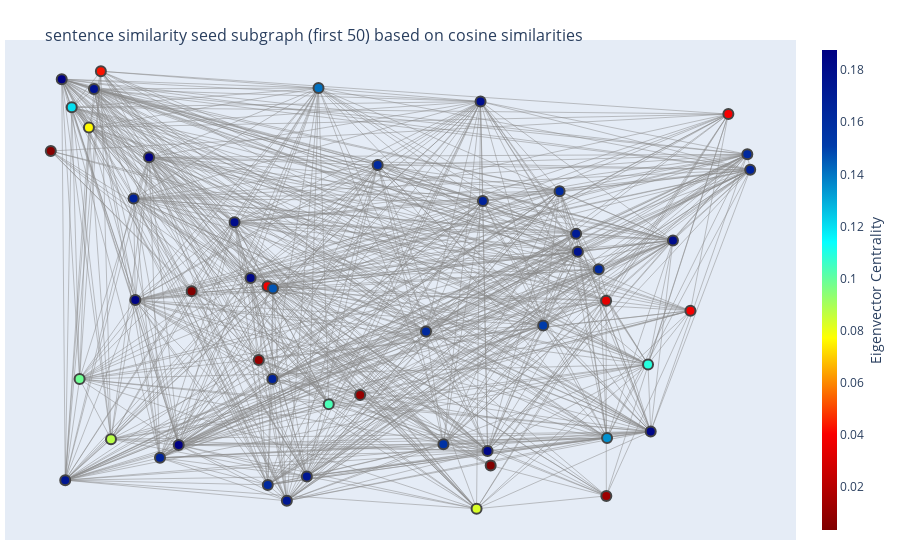

The cell this chart's notebook holds for it:
### Code cell
import json
import networkx as nx
import random
import plotly.graph_objects as go

RANDOM_SEED = 42
random.seed(RANDOM_SEED)

graph = nx.Graph()

f = json.load(open('run_1_gpt2_medium_graph_rl_input_graph.json'))
graph.add_nodes_from(f['nodes'])
graph.add_edges_from(f['edges'])

removed_nodes = [i for i in range(50, len(graph.nodes()))]
graph.remove_nodes_from(removed_nodes)

pos = nx.random_layout(graph, seed=RANDOM_SEED)
for n, p in pos.items():
    graph.nodes[n]['pos'] = p

node_x = []
node_y = []
for node in graph.nodes():
    x, y = graph.nodes[node]['pos']
    node_x.append(x)
    node_y.append(y)

edge_x = []
edge_y = []
for edge in graph.edges():
    x0, y0 = graph.nodes[edge[0]]['pos']
    x1, y1 = graph.nodes[edge[1]]['pos']
    edge_x.append(x0)
    edge_x.append(x1)
    edge_x.append(None)
    edge_y.append(y0)
    edge_y.append(y1)
    edge_y.append(None)

edge_trace = go.Scatter(
    x=edge_x, y=edge_y,
    line=dict(width=0.5, color='#888'),
    hoverinfo='none',
    mode='lines')

node_trace = go.Scatter(
    x=node_x, y=node_y,
    mode='markers',
    hoverinfo='text',
    marker=dict(
        showscale=True,
        colorscale='Jet',
        reversescale=True,
        color=[],
        size=10,
        colorbar=dict(
            thickness=15,
            title='Eigenvector Centrality',
            xanchor='left',
            titleside='right'
        ),
        line_width=2))

centrality = nx.eigenvector_centrality(graph)
node_centralities = [centrality[node] for node in centrality]
node_text = [graph.nodes[node]["sentences"] for node in graph.nodes()]

node_trace.marker.color = node_centralities
node_trace.text = node_text

fig = go.Figure(data=[edge_trace, node_trace],
             layout=go.Layout(
                title='<br>sentence similarity seed subgraph (first 50) based on cosine similarities',
                titlefont_size=16,
                showlegend=False,
                hovermode='closest',
                margin=dict(b=20,l=5,r=5,t=40),
                xaxis=dict(showgrid=False, zeroline=False, showticklabels=False),
                yaxis=dict(showgrid=False, zeroline=False, showticklabels=False))
                )

                
fig.show()
fig.write_html("graph_gpt2.html")

### Figure 1 — Plotly figure (JSON) as saved in the notebook; plotly's stock layout.template omitted (floating-point values rounded to 4 significant figures; data arrays with more than 128 entries replaced by an {"elided": "..."} marker saying what was removed)
{"data": [{"hoverinfo": "none", "line": {"color": "#888", "width": 0.5}, "mode": "lines", "type": "scatter", "x": {"elided": "2193 float values"}, "y": {"elided": "2193 float values"}}, {"hoverinfo": "text", "marker": {"color": [0.1409, 0.1769, 0.1668, 0.07655, 0.1668, 0.1877, 0.1835, 0.1877, 0.03871, 0.009846, 0.003588, 0.009846, 0.1625, 0.003588, 0.08286, 0.1828, 0.1771, 0.1625, 0.1625, 0.1516, 0.1853, 0.1199, 0.1803, 0.1461, 0.1571, 0.1668, 0.03907, 0.179, 0.0875, 0.09848, 0.1038, 0.1093, 0.1835, 0.1877, 0.04304, 0.1348, 0.004783, 0.1625, 0.0122, 0.1737, 0.1801, 0.1739, 0.1668, 0.1705, 0.03885, 0.1668, 0.1625, 0.03371, 0.1625, 0.1745], "colorbar": {"thickness": 15, "title": {"side": "right", "text": "Eigenvector Centrality"}, "xanchor": "left"}, "colorscale": [[0, "rgb(0,0,131)"], [0.2, "rgb(0,60,170)"], [0.4, "rgb(5,255,255)"], [0.6, "rgb(255,255,0)"], [0.8, "rgb(250,0,0)"], [1, "rgb(128,0,0)"]], "line": {"width": 2}, "reversescale": true, "showscale": true, "size": 10}, "mode": "markers", "text": ["microsoft worst softwares", "does president trump died of a heart attack", "bosco ntaganda war crimes'''''''''''''''''''''''''''''';;;;;;;;;;;;;;;;;;;;;;;;;;;;;", "republican party, americans want a new president who is not a liar or a bully", "boston woman and two children found dead in garage", "john rawls is discrimination immoral", "what is the fight for black rights called", "how much money does chick-fil-a give to anti lgbt organiza", "dolly parton songs that are sad", "where does nicola sturgeon reside", "white or black tall table amp", "burning man project riley reid", "what is rami malek's sexuality", "stake dance", "melody mabry at home", "what does cakes mean in the trans world", "police officer inappropriate contact with two young girls", "demi moore blame it on rio nude scene", "british jamaica danger killed", "racism against nurse lawsuit", "a little girl is lost on the steet and a car ran over", "hugh hewitt strident conservative", "billie eilish not looking depressed", "trump died on may 8", "anderson cooper fake news flooding", "james clapper lied congress", "what was thomas woodrow political party", "horace greasley prisoner of war camp", "why is it o hard to deal with bad staff in the australian public service", "did bill clinton say obamacare was bad", "waht does a tart woman mean", "can u report a dr to a lawyer who talks to you about your mother dying & caused me to be depressed", "antonio brown what is going on with sexual assault", "democrat rep. kendra horn blasted by constituents outraged by the democrats' partisan impeachment", "kobosil dance or die", "john ankerberg scam", "brad keesler bluegrass low brass studio", "whistleblower another scam by the democrats", "why did wwe paige retire", "jesse jackson mlk conspiracy", "booker t. washington was he black", "gavin newsom pass bill to let molesters out of prison", "joseph smith and slavery", "eric trump died", "has lizzo lost weight", "chabad.org for the jewish people history isn't haphazard", "buck house video of politicians mocking trump", "andrew solomon manage depression", "joy behar wearing black face on view", "kate beckinsale celeb thumbs"], "type": "scatter", "x": [0.3745, 0.732, 0.156, 0.05808, 0.6011, 0.02058, 0.8324, 0.1818, 0.3042, 0.4319, 0.6119, 0.2921, 0.4561, 0.1997, 0.5924, 0.6075, 0.06505, 0.9656, 0.3046, 0.6842, 0.122, 0.03439, 0.2588, 0.3117, 0.5467, 0.9696, 0.9395, 0.5979, 0.08849, 0.04523, 0.3887, 0.8287, 0.2809, 0.1409, 0.07455, 0.7722, 0.005522, 0.7069, 0.7713, 0.3585, 0.8631, 0.3309, 0.311, 0.7296, 0.8872, 0.1196, 0.7608, 0.771, 0.5227, 0.02542], "y": [0.9507, 0.5987, 0.156, 0.8662, 0.7081, 0.9699, 0.2123, 0.1834, 0.5248, 0.2912, 0.1395, 0.3664, 0.7852, 0.5142, 0.04645, 0.1705, 0.9489, 0.8084, 0.09767, 0.4402, 0.4952, 0.9093, 0.6625, 0.5201, 0.1849, 0.7751, 0.8948, 0.9219, 0.196, 0.3253, 0.2713, 0.3568, 0.5427, 0.8022, 0.9869, 0.1987, 0.8155, 0.729, 0.07404, 0.1159, 0.6233, 0.06356, 0.3252, 0.6376, 0.4722, 0.7132, 0.5613, 0.4938, 0.4275, 0.1079]}], "layout": {"hovermode": "closest", "margin": {"b": 20, "l": 5, "r": 5, "t": 40}, "showlegend": false, "title": {"font": {"size": 16}, "text": "<br>sentence similarity seed subgraph (first 50) based on cosine similarities"}, "xaxis": {"showgrid": false, "showticklabels": false, "zeroline": false}, "yaxis": {"showgrid": false, "showticklabels": false, "zeroline": false}}}
